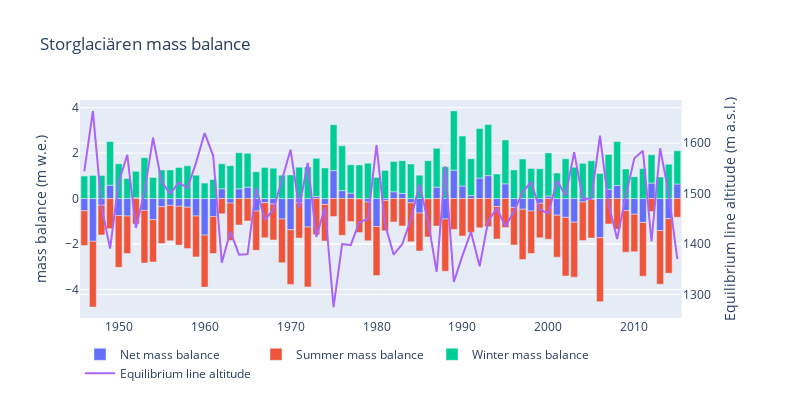

Notebook source saved alongside this figure:
### Markdown cell above
## 3.3 Storglaciären mass balance Record
- glacier mass balance data: https://bolin.su.se/data/tarfala/
- below are two examples of the same purposes.
    * https://altair-viz.github.io/gallery/bar_chart_with_negatives.html
    * https://plotly.com/python/bar-charts/

### Code cell
import plotly.graph_objects as go
from plotly.subplots import make_subplots
import pandas as pd

df = pd.read_table('https://bolin.su.se/data/tarfala/data/glaciers/storglaciaren/storglaciaren_mass_balance_series.txt',
                   skiprows=7,sep='\s+')

x = df.Year
df['Bs'] = df['Bs'] * -1

# Create figure with secondary y-axis
fig = make_subplots(specs=[[{"secondary_y": True}]])

fig.add_trace(
    go.Bar(x=x, y=df.Bn, name = 'Net mass balance'),
    secondary_y=False)
fig.add_trace(
    go.Bar(x=x, y=df.Bs, name = 'Summer mass balance'),
    secondary_y=False)
fig.add_trace(
    go.Bar(x=x, y=df.Bw, name = 'Winter mass balance'),
    secondary_y=False)
fig.add_trace(
    go.Scatter(x=x, y=df.ELA, name="Equilibrium line altitude"),
    secondary_y=True
)

fig.update_layout(
    barmode='relative',
    # xaxis_title="Year",
    yaxis_title="mass balance (m w.e.)",
    title_text='Storglaciären mass balance',
    width=800,
    height=400,
    legend_orientation="h")
fig.update_yaxes(title_text=" Equilibrium line altitude (m a.s.l.)", secondary_y=True)
fig.show()

### Figure 1 — Plotly figure (JSON) as saved in the notebook; plotly's stock layout.template omitted (floating-point values rounded to 4 significant figures)
{"data": [{"name": "Net mass balance", "type": "bar", "x": [1946, 1947, 1948, 1949, 1950, 1951, 1952, 1953, 1954, 1955, 1956, 1957, 1958, 1959, 1960, 1961, 1962, 1963, 1964, 1965, 1966, 1967, 1968, 1969, 1970, 1971, 1972, 1973, 1974, 1975, 1976, 1977, 1978, 1979, 1980, 1981, 1982, 1983, 1984, 1985, 1986, 1987, 1988, 1989, 1990, 1991, 1992, 1993, 1994, 1995, 1996, 1997, 1998, 1999, 2000, 2001, 2002, 2003, 2004, 2005, 2006, 2007, 2008, 2009, 2010, 2011, 2012, 2013, 2014, 2015], "xaxis": "x", "y": [-0.54, -1.88, -0.29, 0.59, -0.75, -0.77, 0.04, -0.52, -0.93, -0.36, -0.3, -0.34, -0.38, -0.77, -1.61, -0.79, 0.43, -0.2, 0.43, 0.5, -0.55, -0.18, -0.24, -0.9, -1.37, -0.18, -1.25, 0.09, -0.26, 1.23, 0.35, 0.24, -0.01, -0.15, -1.23, -0.09, 0.3, 0.23, -0.19, -0.64, -0.01, 0.5, -0.9, 1.25, 0.55, 0.13, 0.9, 1.01, -0.35, 0.65, -0.39, -0.47, -0.55, -0.21, 0.11, -0.73, -0.83, -1.04, -0.15, -0.04, -1.72, 0.41, 0.58, -0.53, -0.69, -1.05, 0.68, -1.41, -0.89, 0.64], "yaxis": "y"}, {"name": "Summer mass balance", "type": "bar", "x": [1946, 1947, 1948, 1949, 1950, 1951, 1952, 1953, 1954, 1955, 1956, 1957, 1958, 1959, 1960, 1961, 1962, 1963, 1964, 1965, 1966, 1967, 1968, 1969, 1970, 1971, 1972, 1973, 1974, 1975, 1976, 1977, 1978, 1979, 1980, 1981, 1982, 1983, 1984, 1985, 1986, 1987, 1988, 1989, 1990, 1991, 1992, 1993, 1994, 1995, 1996, 1997, 1998, 1999, 2000, 2001, 2002, 2003, 2004, 2005, 2006, 2007, 2008, 2009, 2010, 2011, 2012, 2013, 2014, 2015], "xaxis": "x", "y": [-1.53, -2.9, -1.31, -1.33, -2.28, -1.65, -1.12, -2.32, -1.86, -1.62, -1.56, -1.71, -1.82, -1.8, -2.29, -1.63, -0.67, -1.65, -1.16, -0.99, -1.73, -1.55, -1.58, -1.93, -2.41, -1.56, -2.64, -1.59, -1.61, -0.79, -1.62, -1.01, -1.49, -1.71, -2.16, -1.33, -1.03, -1.21, -1.71, -1.67, -1.68, -1.21, -2.3, -1.36, -1.65, -1.49, -1.29, -1.24, -1.43, -1.28, -1.65, -2.21, -1.87, -1.52, -1.79, -1.85, -2.58, -2.42, -1.7, -1.7, -2.82, -1.12, -1.35, -1.83, -1.65, -2.37, -0.57, -2.36, -2.4, -0.82], "yaxis": "y"}, {"name": "Winter mass balance", "type": "bar", "x": [1946, 1947, 1948, 1949, 1950, 1951, 1952, 1953, 1954, 1955, 1956, 1957, 1958, 1959, 1960, 1961, 1962, 1963, 1964, 1965, 1966, 1967, 1968, 1969, 1970, 1971, 1972, 1973, 1974, 1975, 1976, 1977, 1978, 1979, 1980, 1981, 1982, 1983, 1984, 1985, 1986, 1987, 1988, 1989, 1990, 1991, 1992, 1993, 1994, 1995, 1996, 1997, 1998, 1999, 2000, 2001, 2002, 2003, 2004, 2005, 2006, 2007, 2008, 2009, 2010, 2011, 2012, 2013, 2014, 2015], "xaxis": "x", "y": [0.99, 1.02, 1.02, 1.92, 1.53, 0.88, 1.16, 1.8, 0.93, 1.26, 1.26, 1.37, 1.44, 1.03, 0.68, 0.84, 1.1, 1.45, 1.59, 1.49, 1.18, 1.37, 1.34, 1.03, 1.04, 1.38, 1.39, 1.68, 1.35, 2.02, 1.97, 1.25, 1.48, 1.56, 0.93, 1.24, 1.33, 1.44, 1.52, 1.03, 1.67, 1.71, 1.4, 2.61, 2.2, 1.62, 2.19, 2.25, 1.08, 1.93, 1.26, 1.74, 1.32, 1.31, 1.9, 1.12, 1.75, 1.38, 1.55, 1.66, 1.1, 1.53, 1.93, 1.3, 0.96, 1.32, 1.25, 0.95, 1.51, 1.46], "yaxis": "y"}, {"name": "Equilibrium line altitude", "type": "scatter", "x": [1946, 1947, 1948, 1949, 1950, 1951, 1952, 1953, 1954, 1955, 1956, 1957, 1958, 1959, 1960, 1961, 1962, 1963, 1964, 1965, 1966, 1967, 1968, 1969, 1970, 1971, 1972, 1973, 1974, 1975, 1976, 1977, 1978, 1979, 1980, 1981, 1982, 1983, 1984, 1985, 1986, 1987, 1988, 1989, 1990, 1991, 1992, 1993, 1994, 1995, 1996, 1997, 1998, 1999, 2000, 2001, 2002, 2003, 2004, 2005, 2006, 2007, 2008, 2009, 2010, 2011, 2012, 2013, 2014, 2015], "xaxis": "x", "y": [1544, 1664, 1475, 1391, 1522, 1577, 1432, 1503, 1611, 1523, 1500, 1522, 1511, 1561, 1620, 1575, 1363, 1425, 1379, 1380, 1511, 1448, 1468, 1529, 1587, 1472, 1561, 1414, 1473, 1275, 1400, 1398, 1443, 1450, 1596, 1438, 1379, 1400, 1449, 1518, 1445, 1345, 1554, 1325, 1377, 1424, 1356, 1446, 1471, 1435, 1465, 1503, 1523, 1468, 1461, 1526, 1496, 1582, 1490, 1490, 1615, 1480, 1410, 1495, 1570, 1585, 1405, 1590, 1500, 1370], "yaxis": "y2"}], "layout": {"barmode": "relative", "height": 400, "legend": {"orientation": "h"}, "title": {"text": "Storglaciären mass balance"}, "width": 800, "xaxis": {"anchor": "y", "domain": [0, 0.94]}, "yaxis": {"anchor": "x", "domain": [0, 1], "title": {"text": "mass balance (m w.e.)"}}, "yaxis2": {"anchor": "x", "overlaying": "y", "side": "right", "title": {"text": " Equilibrium line altitude (m a.s.l.)"}}}}
